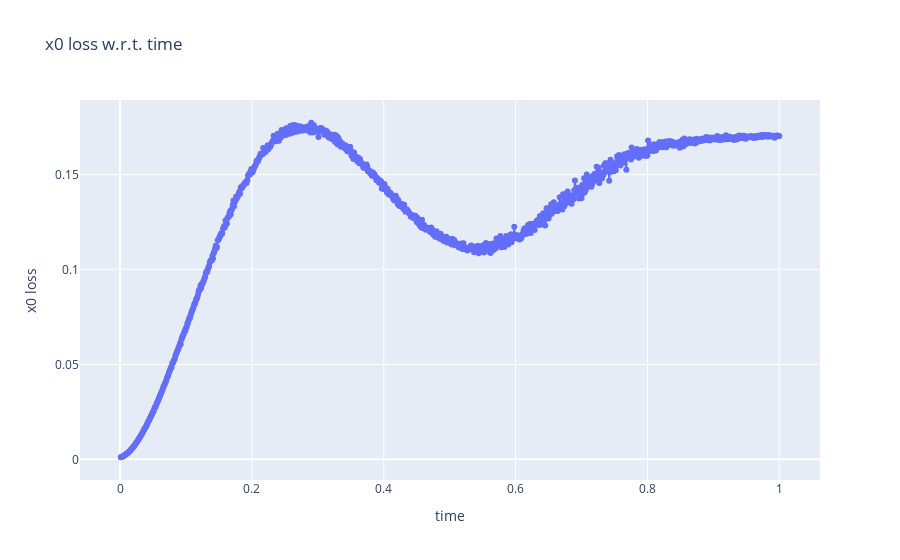

The notebook cell this image was saved under:
### Code cell
fig = go.Figure()
fig.add_trace(go.Scatter(x=timesteps.cpu().data.numpy(), y=losses['x0_loss'],
                    mode='lines+markers',
                    name='lines+markers'))
fig.update_layout(title='x0 loss w.r.t. time',
                   xaxis_title='time',
                   yaxis_title='x0 loss')
fig.show()

### Figure 1 — Plotly figure (JSON) as saved in the notebook; plotly's stock layout.template omitted (floating-point values rounded to 4 significant figures; data arrays with more than 128 entries replaced by an {"elided": "..."} marker saying what was removed)
{"data": [{"mode": "lines+markers", "name": "lines+markers", "type": "scatter", "x": {"elided": "1000 float values"}, "y": {"elided": "1000 float values"}}], "layout": {"title": {"text": "x0 loss w.r.t. time"}, "xaxis": {"title": {"text": "time"}}, "yaxis": {"title": {"text": "x0 loss"}}}}
